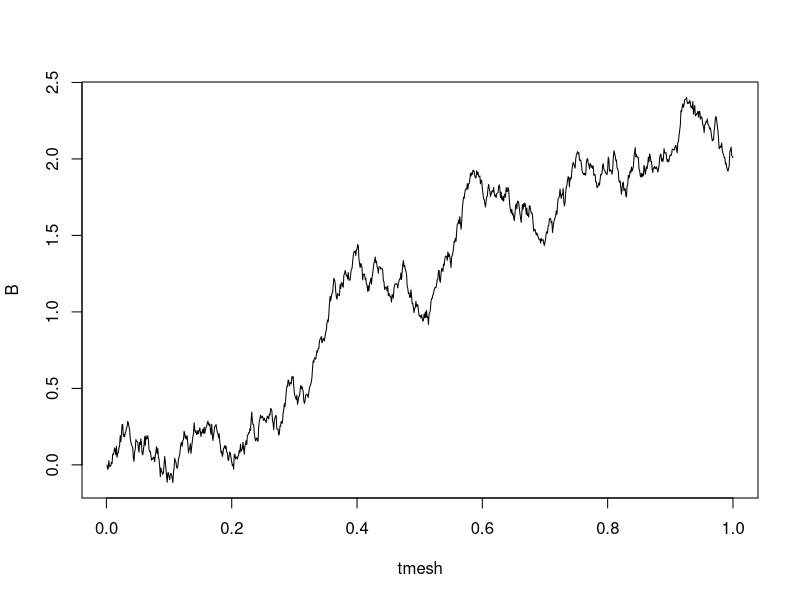

Here is the R script that generated this plot:


sim_BM <- function(T_, delta) {
  tmesh <- 1:delta/delta
  N <- length(tmesh)
  step <- 1/delta
  Norm <- rnorm(N-1)
  B <- c(0,cumsum(sqrt(step) * Norm))
  plot(x = tmesh, y = B, type = "l")
}


set.seed(2)
sim_BM(1,1000)
